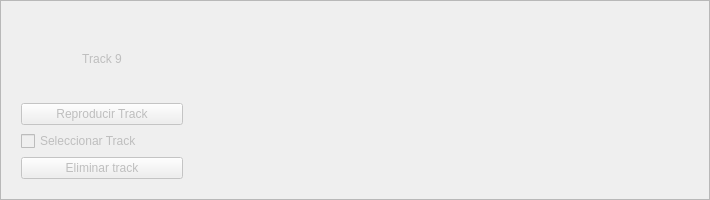
       <widget class="QFrame" name="trackui9">
        <property name="enabled">
         <bool>false</bool>
        </property>
        <property name="minimumSize">
         <size>
          <width>0</width>
          <height>200</height>
         </size>
        </property>
        <property name="frameShape">
         <enum>QFrame::StyledPanel</enum>
        </property>
        <property name="frameShadow">
         <enum>QFrame::Raised</enum>
        </property>
        <layout class="QHBoxLayout" name="horizontalLayout_9">
         <item>
          <widget class="QWidget" name="trackpanel9" native="true">
           <property name="minimumSize">
            <size>
             <width>180</width>
             <height>0</height>
            </size>
           </property>
           <property name="maximumSize">
            <size>
             <width>16777215</width>
             <height>16777215</height>
            </size>
           </property>
           <layout class="QGridLayout" name="gridLayout_11">
            <item row="3" column="0">
             <widget class="QPushButton" name="Eliminar_track9">
              <property name="text">
               <string>Eliminar track</string>
              </property>
             </widget>
            </item>
            <item row="2" column="0">
             <widget class="QCheckBox" name="track9_checkbox">
              <property name="text">
               <string>Seleccionar Track</string>
              </property>
             </widget>
            </item>
            <item row="0" column="0">
             <widget class="QLabel" name="label_13">
              <property name="text">
               <string>Track 9</string>
              </property>
              <property name="alignment">
               <set>Qt::AlignCenter</set>
              </property>
             </widget>
            </item>
            <item row="1" column="0">
             <widget class="QPushButton" name="Reproducir_track9">
              <property name="text">
               <string>Reproducir Track</string>
              </property>
             </widget>
            </item>
           </layout>
          </widget>
         </item>
         <item>
          <widget class="MplWidget" name="tracktimeline9" native="true">
           <property name="minimumSize">
            <size>
             <width>500</width>
             <height>0</height>
            </size>
           </property>
          </widget>
         </item>
        </layout>
       </widget>
